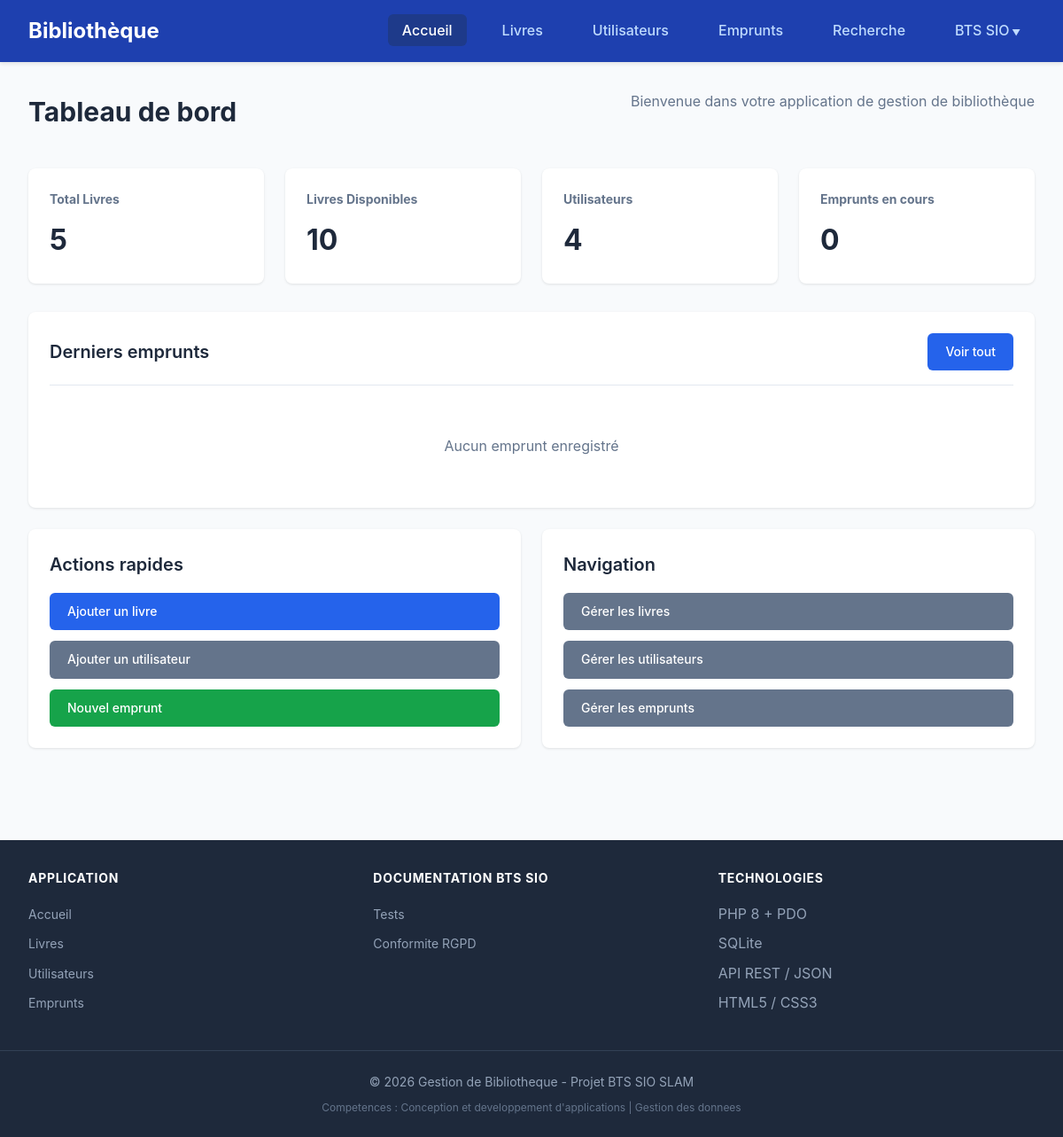
Before: / with the older database file.
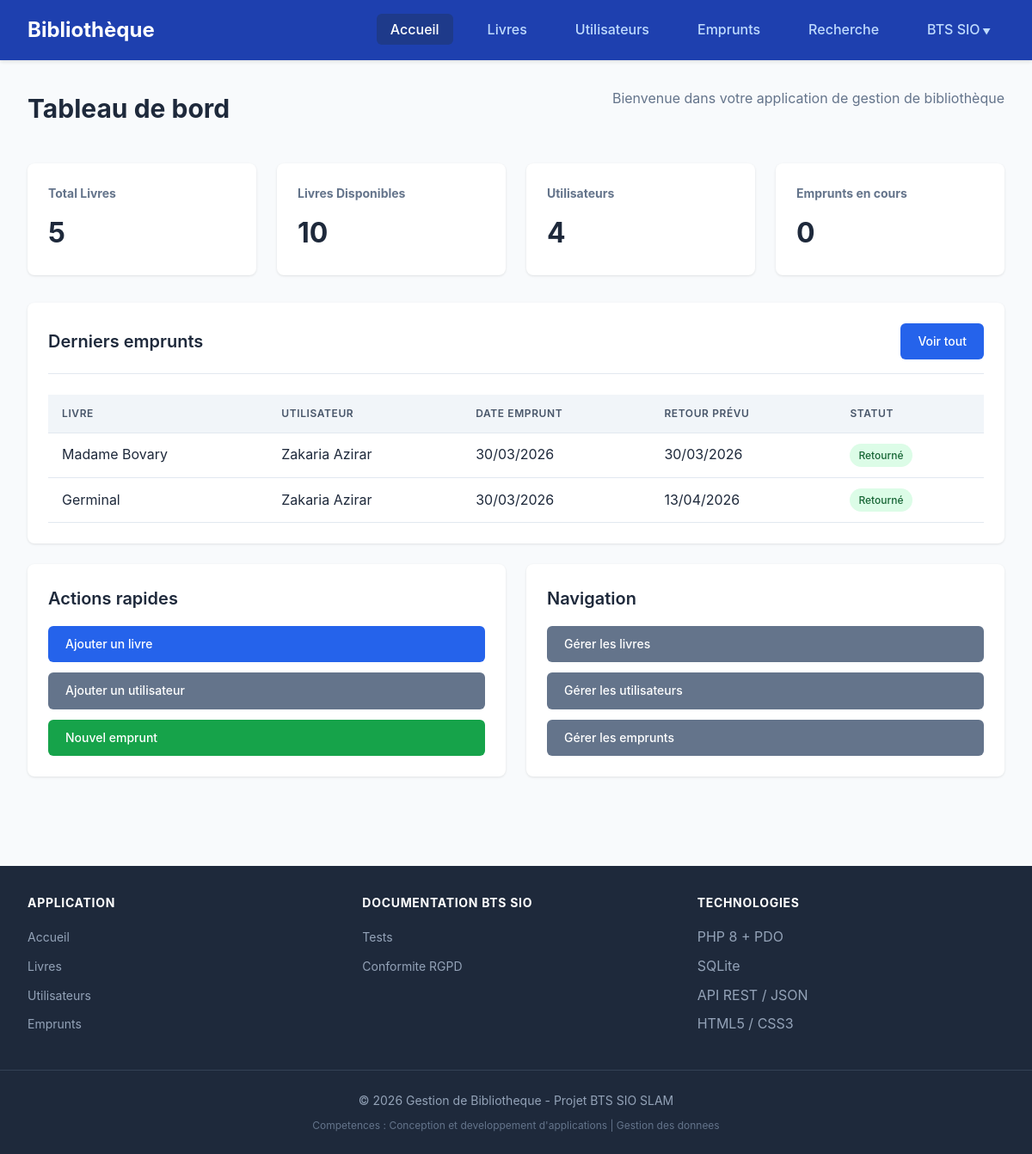
After: the same page with the newer database file.
### tables this page shows
CREATE TABLE emprunts (
                id INTEGER PRIMARY KEY AUTOINCREMENT,
                livre_id INTEGER NOT NULL,
                utilisateur_id INTEGER NOT NULL,
                date_emprunt DATETIME DEFAULT CURRENT_TIMESTAMP,
                date_retour_prevue DATE NOT NULL,
                date_retour_effective DATE,
                statut VARCHAR(20) DEFAULT 'en_cours',
                FOREIGN KEY (livre_id) REFERENCES livres(id),
                FOREIGN KEY (utilisateur_id) REFERENCES utilisateurs(id)
            );

CREATE TABLE livres (
                id INTEGER PRIMARY KEY AUTOINCREMENT,
                titre VARCHAR(255) NOT NULL,
                auteur VARCHAR(255) NOT NULL,
                isbn VARCHAR(20) UNIQUE,
                annee_publication INTEGER,
                genre VARCHAR(100),
                quantite INTEGER DEFAULT 1,
                disponible INTEGER DEFAULT 1,
                date_ajout DATETIME DEFAULT CURRENT_TIMESTAMP
            );

CREATE TABLE utilisateurs (
                id INTEGER PRIMARY KEY AUTOINCREMENT,
                nom VARCHAR(100) NOT NULL,
                prenom VARCHAR(100) NOT NULL,
                email VARCHAR(255) UNIQUE NOT NULL,
                telephone VARCHAR(20),
                adresse TEXT,
                date_inscription DATETIME DEFAULT CURRENT_TIMESTAMP,
                actif INTEGER DEFAULT 1
            );

### index.php (the view, shortened to what this page needs)
<?php
$db = Database::getInstance()->getConnection();
$totalLivres = $db->query("SELECT COUNT(*) FROM livres")->fetchColumn();
$totalUtilisateurs = $db->query("SELECT COUNT(*) FROM utilisateurs")->fetchColumn();
$empruntsEnCours = $db->query("SELECT COUNT(*) FROM emprunts WHERE statut = 'en_cours'")->fetchColumn();
$livresDisponibles = $db->query("SELECT SUM(disponible) FROM livres")->fetchColumn();
$derniersEmprunts = $db->query("
    SELECT e.*, l.titre, u.nom, u.prenom
    FROM emprunts e
    JOIN livres l ON e.livre_id = l.id
    JOIN utilisateurs u ON e.utilisateur_id = u.id
    ORDER BY e.date_emprunt DESC
    LIMIT 5
")->fetchAll();
include 'includes/header.php';
?>
<div class="page-header">
    <h1>Tableau de bord</h1>
    <p>Bienvenue dans votre application de gestion de bibliothèque</p>
</div>
<div class="stats-grid">
    <div class="stat-card">
        <h3>Total Livres</h3>
        <div class="value"><?php echo $totalLivres; ?></div>
    </div>
    <div class="stat-card">
        <h3>Livres Disponibles</h3>
        <div class="value"><?php echo $livresDisponibles ?: 0; ?></div>
    </div>
    <div class="stat-card">
        <h3>Utilisateurs</h3>
        <div class="value"><?php echo $totalUtilisateurs; ?></div>
    </div>
    <div class="stat-card">
        <h3>Emprunts en cours</h3>
        <div class="value"><?php echo $empruntsEnCours; ?></div>
    </div>
</div>
<div class="card">
    <div class="card-header">
        <h2 class="card-title">Derniers emprunts</h2>
        <a href="emprunts.php" class="btn btn-primary">Voir tout</a>
    </div>
    <?php if (empty($derniersEmprunts)): ?>
        <p style="color: #64748b; text-align: center; padding: 2rem;">Aucun emprunt enregistré</p>
    <?php else: ?>
        <table>
            <thead>
                <tr>
                    <th>Livre</th>
                    <th>Utilisateur</th>
                    <th>Date emprunt</th>
                    <th>Retour prévu</th>
                    <th>Statut</th>
                </tr>
            </thead>
            <tbody>
                <?php foreach ($derniersEmprunts as $emprunt): ?>
                <tr>
                    <td><?php echo htmlspecialchars($emprunt['titre']); ?></td>
                    <td><?php echo htmlspecialchars($emprunt['prenom'] . ' ' . $emprunt['nom']); ?></td>
                    <td><?php echo date('d/m/Y', strtotime($emprunt['date_emprunt'])); ?></td>
                    <td><?php echo date('d/m/Y', strtotime($emprunt['date_retour_prevue'])); ?></td>
                    <td>
                        <?php if ($emprunt['statut'] == 'en_cours'): ?>
                            <span class="badge badge-warning">En cours</span>
                        <?php elseif ($emprunt['statut'] == 'retourne'): ?>
                            <span class="badge badge-success">Retourné</span>
                        <?php else: ?>
                            <span class="badge badge-danger">En retard</span>
                        <?php endif; ?>
                    </td>
                </tr>
                <?php endforeach; ?>
            </tbody>
        </table>
    <?php endif; ?>
</div>
<div style="display: grid; grid-template-columns: repeat(auto-fit, minmax(300px, 1fr)); gap: 1.5rem;">
    <div class="card">
        <h3 class="card-title" style="margin-bottom: 1rem;">Actions rapides</h3>
        <div style="display: flex; flex-direction: column; gap: 0.75rem;">
            <a href="livres.php?action=ajouter" class="btn btn-primary">Ajouter un livre</a>
            <a href="utilisateurs.php?action=ajouter" class="btn btn-secondary">Ajouter un utilisateur</a>
            <a href="emprunts.php?action=ajouter" class="btn btn-success">Nouvel emprunt</a>
        </div>
    </div>
    <div class="card">
        <h3 class="card-title" style="margin-bottom: 1rem;">Navigation</h3>
        <div style="display: flex; flex-direction: column; gap: 0.75rem;">
            <a href="livres.php" class="btn btn-secondary">Gérer les livres</a>
            <a href="utilisateurs.php" class="btn btn-secondary">Gérer les utilisateurs</a>
            <a href="emprunts.php" class="btn btn-secondary">Gérer les emprunts</a>
        </div>
    </div>
</div>
<?php include 'includes/footer.php'; ?>

Changed rows visible on the page:
added emprunts: livre.titre "Madame Bovary", utilisateur.nom "Zakaria Azirar", date_emprunt "30/03/2026", date_retour_prevue "30/03/2026", statut "Retourné"
added emprunts: livre.titre "Germinal", utilisateur.nom "Zakaria Azirar", date_emprunt "30/03/2026", date_retour_prevue "13/04/2026", statut "Retourné"
Other visible differences:
text no longer shown: "Aucun emprunt enregistré"
text now shown: "LIVRE UTILISATEUR DATE EMPRUNT RETOUR PRÉVU STATUT"
